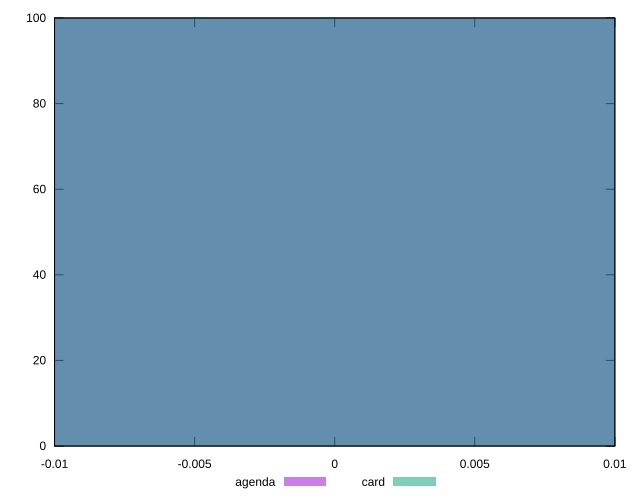

This chart was generated by the following gnuplot code:
reset

$agenda <<EOF
0 100
EOF

$card <<EOF
0 100
EOF

set key outside below
set boxwidth 0.1
set xrange [-0.01:0.01]
set yrange [0:100]
set trange [0:100]
set style fill transparent solid 0.5 noborder
set terminal svg size 640, 500 enhanced background rgb 'white'
set output "reports/report_00028_2021-02-24T12-49-42.674Z/uses-webp-images/comparison/histogram/1_vs_2.svg"

plot $agenda title "agenda" with boxes, \
     $card title "card" with boxes

reset
